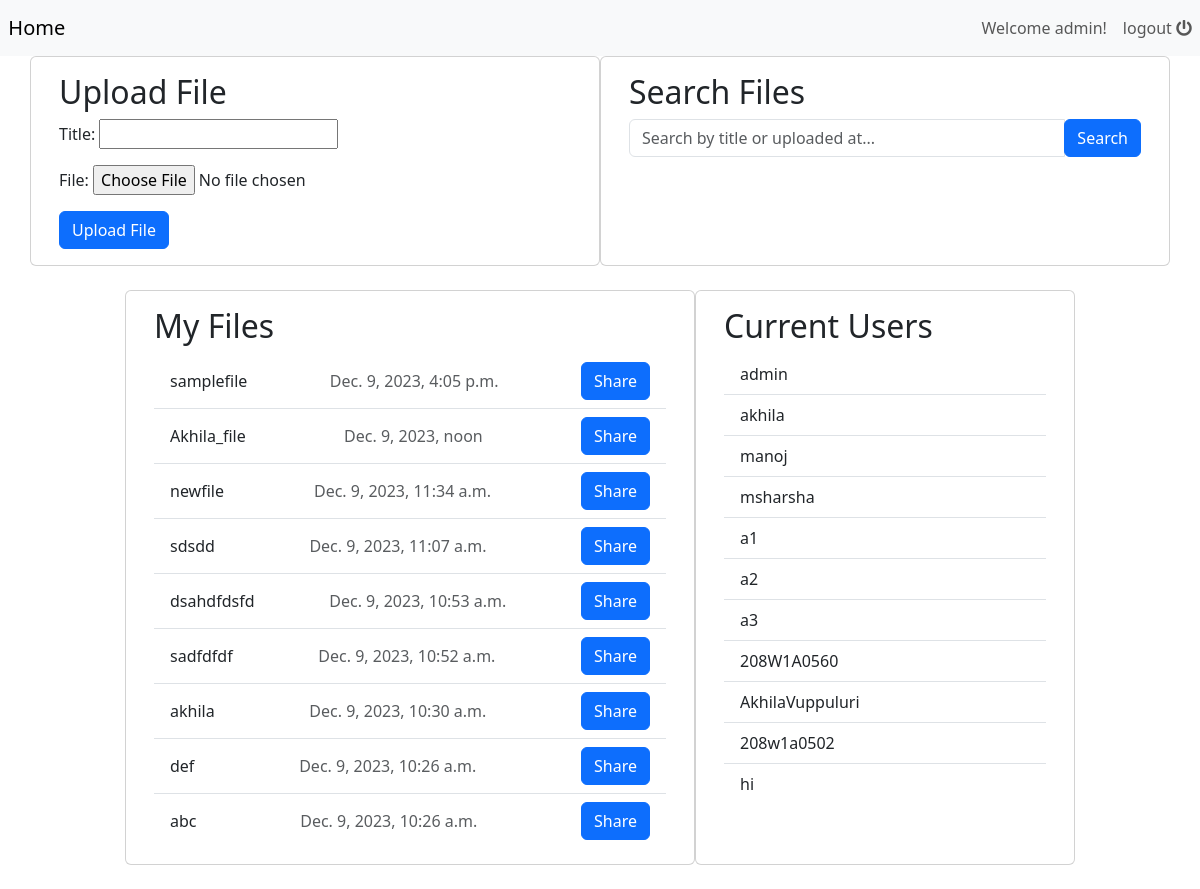
The app's page / (signed in) with its own data.
### files/models.py (models this page shows, shortened)
class File(models.Model):
    user = models.ForeignKey(User, on_delete=models.CASCADE)
    title = models.CharField(max_length=255)
    file = models.FileField(upload_to='uploads/')
    uploaded_at = models.DateTimeField(auto_now_add=True)

### filesharing/views.py (the view)
# urls.py: 2. Add a URL to urlpatterns:  path('', views.home, name='home')
def home(request):
    if request.method == 'POST':
        form = FileUploadForm(request.POST, request.FILES)
        form.instance.user = request.user
        if form.is_valid():
            form.save()
            return redirect('home')
    else:
        form = FileUploadForm()
    online_users = User.objects.filter(is_active=True)
    files = File.objects.all().order_by('-uploaded_at')
    context = {'form': form, 'files': files, 'online_users': online_users}
    return render(request, 'auth/home.html', context)

### filesharing/forms.py
class FileUploadForm(forms.ModelForm):
    class Meta:
        model = File
        fields = ('title', 'file')

### templates/auth/home.html (shortened to what this page needs)
<!DOCTYPE html>
<html>
  <head>
    {% load bootstrap5 %}
    {% bootstrap_css %}
    {% load fontawesome_5 %}
    {% fontawesome_5_static %}
    {% load static %}
  </head>
  <body>
    {% if user.is_authenticated %}
    <nav class="navbar navbar-expand-sm navbar-light bg-light">
        &nbsp;&nbsp;<a class="navbar-brand justify-content-between " href="/">Home</a>
        <div class="collapse navbar-collapse justify-content-end" id="navbarText">
          <ul class="navbar-nav ml-auto mb-2 mb-lg-0">
            <li class="nav-item">
              <a class="nav-link" href="">Welcome {{ user.username }}!</a>
            </li>
            <li class="nav-item">
              <a class="nav-link" href="{% url 'logout' %}">logout&nbsp;<i class='fas fa-power-off'></i></a>
            </li>
          </ul>
        </div>
      </nav>
      <div class="container">
        <div class="row justify-content-center">
          <div class="col-md-6 card mb-4">
            <div class="card-body">
              <h2 class="card-title">Upload File</h2>
              <form method="post" enctype="multipart/form-data" class="form-group">
                {{ form.as_p }}
                <button type="submit" class="btn btn-primary">Upload File</button>
              </form>
            </div>
          </div>
          <div class="col-md-6 card mb-4">
            <div class="card-body">
              <h2 class="card-title">Search Files</h2>
              <form method="GET" action="{% url 'searchFiles' %}">
                <div class="input-group">
                  <input type="text" class="form-control" name="q" placeholder="Search by title or uploaded at..." required>
                  <div class="input-group-append">
                    <button class="btn btn-primary" type="submit">Search</button>
                  </div>
                </div>
              </form>
            </div>
          </div>
          <div class="col-md-6 card mb-4">
            <div class="card-body">
              <h2 class="card-title">My Files</h2>
              <ul class="list-group list-group-flush">
                {% for file in files %}
                  <li class="list-group-item d-flex justify-content-between align-items-center">
                    {{ file.title }}
                    <span class="text-muted">{{ file.uploaded_at }}</span>
                    <button class="btn btn-primary share-button" data-file-id="{{ file.id }}">Share</button>
                  </li>
                {% endfor %}
              </ul>
            </div>
          </div>
          <div class="col-md-4 card mb-4">
            <div class="card-body">
              <h2 class="card-title">Current Users</h2>
              <ul class="list-group list-group-flush">
                {% for user in online_users %}
                  <li class="list-group-item">{{ user.username }}</li>
                {% endfor %}
              </ul>
            </div>
          </div>
        </div>
      </div>
  </body>
</html>
{% else %}
    <div class="alert alert-success" role="alert">
        <h3>Welcome!</h3>
        <a href="{% url 'signup' %}">Signup</a>
        <a href="{% url 'login' %}">Login</a>
    </div>
{% endif %}

### records on screen
File: title "samplefile", uploaded_at "Dec. 9, 2023, 4:05 p.m."
File: title "Akhila_file", uploaded_at "Dec. 9, 2023, noon"
File: title "newfile", uploaded_at "Dec. 9, 2023, 11:34 a.m."
File: title "sdsdd", uploaded_at "Dec. 9, 2023, 11:07 a.m."
File: title "dsahdfdsfd", uploaded_at "Dec. 9, 2023, 10:53 a.m."
File: title "sadfdfdf", uploaded_at "Dec. 9, 2023, 10:52 a.m."
File: title "akhila", uploaded_at "Dec. 9, 2023, 10:30 a.m."
File: title "def", uploaded_at "Dec. 9, 2023, 10:26 a.m."
File: title "abc", uploaded_at "Dec. 9, 2023, 10:26 a.m."

### other values on screen
{{ user.username }} "admin"
{{ user.username }} "akhila"
{{ user.username }} "manoj"
{{ user.username }} "msharsha"
{{ user.username }} "a1"
{{ user.username }} "a2"
{{ user.username }} "a3"
{{ user.username }} "208W1A0560"
{{ user.username }} "AkhilaVuppuluri"
{{ user.username }} "208w1a0502"
{{ user.username }} "hi"
